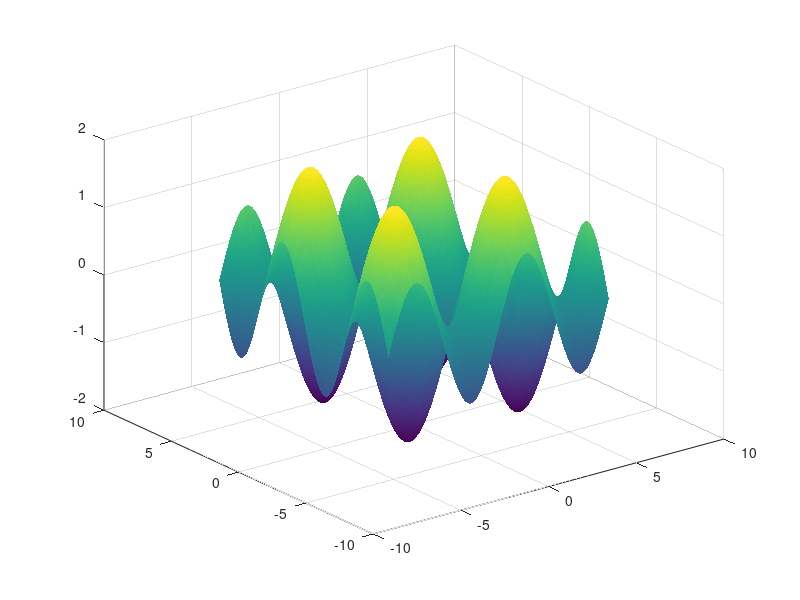

The MATLAB source for this figure:
clear
clc

nx = 200;
ny = 200;
x = linspace(-2*pi,2*pi,nx);
y = linspace(-2*pi,2*pi,ny);

for i = 1:nx
    for j = 1:ny
        z(i,j) = sin(x(i))+sin(y(j));
    end
end

figure
surf(y,x,z,'FaceColor','interp','EdgeColor','none','FaceLighting','phong')
